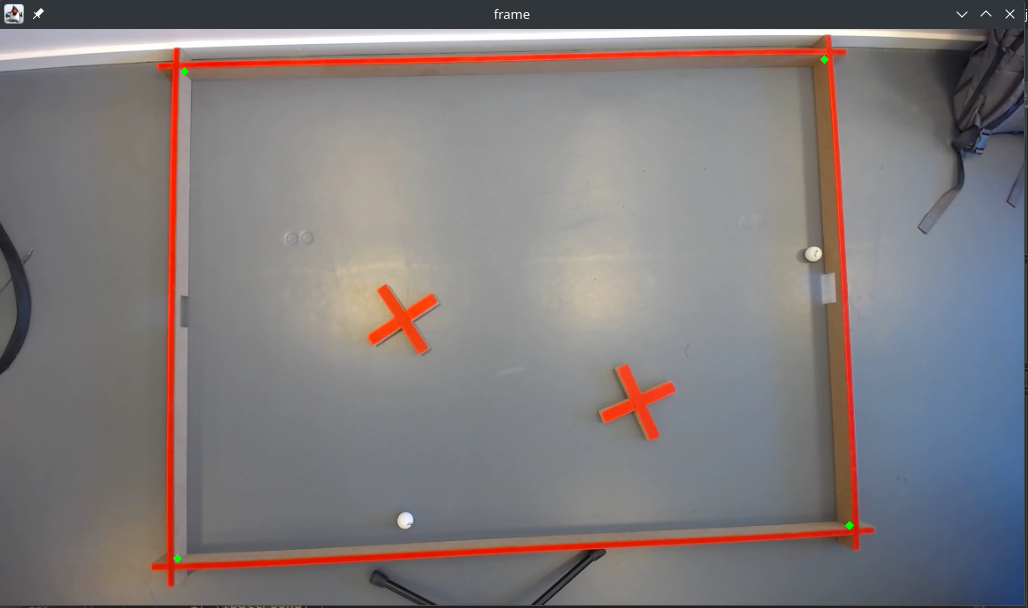
#> input picture remote/src/test/java/resources/courseTest.png, 1028 x 608 px, given in place of the camera
$ python main.py
#> lines starting #> are read from the running program, lines starting #| are printed output that depends on the picture; after the words box and inside, x2 and y2 are one past the last pixel; in counts of white or black regions, pixels touching at a corner belong together
import math
import numpy as np
import cv2 as cv


def getCourseLinesFromFramesWithContours(frame_):
    # Convert to hsv color space to better detect the red color
    hsvFrame = cv.cvtColor(frame_, cv.COLOR_BGR2HSV)

    # Lower and upper RGB values for detection
    lower = np.array([0, 150, 150])
    upper = np.array([10, 255, 255])

    red_mask = cv.inRange(hsvFrame, lower, upper)

    # Remove everything other than the mask
    courseFrame = cv.bitwise_and(frame_, frame_, mask=red_mask)

    # Apply grayframe and blurs for noise reduction
    grayFrame = cv.cvtColor(courseFrame, cv.COLOR_BGR2GRAY)
    blurFrame = cv.GaussianBlur(grayFrame, (7, 7), 0)

    contours, _ = cv.findContours(blurFrame, cv.RETR_LIST, cv.CHAIN_APPROX_SIMPLE)

    for contour in contours:
        # Approximate contour to a polygon
        approx = cv.approxPolyDP(contour, 0.01 * cv.arcLength(contour, True), True)
        # Check if polygon has four vertices (i.e., is a rectangle)
        if len(approx) == 4:
            # Draw rectangle around the polygon
            cv.drawContours(frame_, [approx], 0, (0, 255, 0), 2)
            # Return the array of lines with x and y coordinates
            return approx


def getOrangeBall(frame_):
    hsvFrame = cv.cvtColor(frame_, cv.COLOR_BGR2HSV)

    # Lower and upper RGB values for detection
    lower = np.array([10, 140, 230])
    upper = np.array([255, 255, 255])

    orange_mask = cv.inRange(hsvFrame, lower, upper)

    # Remove everything other than the mask
    mask = cv.bitwise_and(frame_, frame_, mask=orange_mask)

    # Apply grayFrame
    grayFrame = cv.cvtColor(mask, cv.COLOR_BGR2GRAY)

    # Apply blur for better edge detection
    blurFrame = cv.GaussianBlur(grayFrame, (7, 7), 0)

    orange_circle = cv.HoughCircles(image=blurFrame,
                                    method=cv.HOUGH_GRADIENT,
                                    dp=1,
                                    minDist=5,
                                    param1=25,  # gradient value used in the edge detection
                                    param2=15,  # lower values allow more circles to be detected (false positives)
                                    minRadius=1,  # limits the smallest circle to this size (via radius)
                                    maxRadius=7  # similarly sets the limit for the largest circles
                                    )

    if orange_circle is not None:
        orange_circle = np.uint(orange_circle)
        for (x, y, r) in orange_circle[0, :]:
            # draw the circle
            cv.circle(frame, (x, y), r, (100, 255, 100), 1)
        return orange_circle


# https://docs.opencv.org/4.x/da/d53/tutorial_py_houghcircles.html
def getCirclesFromFrames(frame_):
    # Apply grayFrame
    grayFrame = cv.cvtColor(frame_, cv.COLOR_BGR2GRAY)

    # Pixel values under 175 is ignored
    _, binary_frame = cv.threshold(grayFrame, 185, 255, cv.THRESH_BINARY)

    cv.imshow("binary frame", binary_frame)

    # Apply blur for noise reduction
    blurFrame = cv.GaussianBlur(binary_frame, (7, 7), 0)

    # These configurations works okay with the current course setup
    white_circles = cv.HoughCircles(image=blurFrame,
                                    method=cv.HOUGH_GRADIENT,
                                    dp=1,
                                    minDist=5,
                                    param1=20,  # gradient value used in the edge detection
                                    param2=10,  # lower values allow more circles to be detected (false positives)
                                    minRadius=1,  # limits the smallest circle to this size (via radius)
                                    maxRadius=6  # similarly sets the limit for the largest circles
                                    )

    if white_circles is not None:
        white_circles = np.uint(white_circles)
        for (x, y, r) in white_circles[0, :]:
            # draw the circle
            cv.circle(frame, (x, y), r, (0, 255, 0), 1)
        return white_circles


# Calculate the distance given two points. Mostly used for accuracy tests
def distance_in_pixels(x1, y1, x2, y2):
    return math.sqrt(math.pow((x2 - x1), 2) + math.pow((y2 - y1), 2))


# Test distance between 2 balls
def accuracy_test(balls_test):
    if len(balls) == 2:
        one = balls_test[0]
        two = balls_test[1]
        dist = distance_in_pixels(one[0], one[1], two[0], two[1])
        print(dist)


# Width and height of course frame on the inner side in cm
real_width = 167
real_height = 122

video = cv.VideoCapture(0)

while True:
    # grab the current frame
    ret, frame = video.read()
#> frame is the input picture: shape (608, 1028, 3); mean B, G, R 123.5, 122.5, 127.6

    # If no frame is read, return
    if not ret:
        break

    lines = getCourseLinesFromFramesWithContours(frame)
#> in getCourseLinesFromFramesWithContours, `hsvFrame = cv.cvtColor(frame_, cv.COLOR_BGR2HSV)`: hsvFrame: shape (608, 1028, 3); mean H, S, V 70.4, 32.4, 135.2
#> in getCourseLinesFromFramesWithContours, `red_mask = cv.inRange(hsvFrame, lower, upper)`:
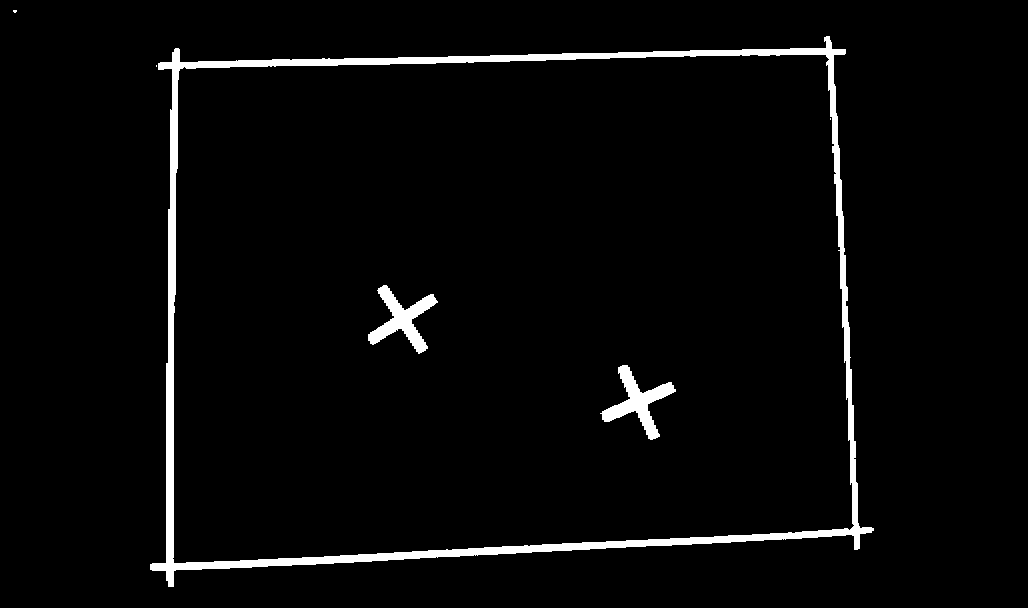
#> red_mask: shape (608, 1028); 3.2% white; 6 white regions (3 under 20 px)
#> in getCourseLinesFromFramesWithContours, `courseFrame = cv.bitwise_and(frame_, frame_, mask=red_mask)`:
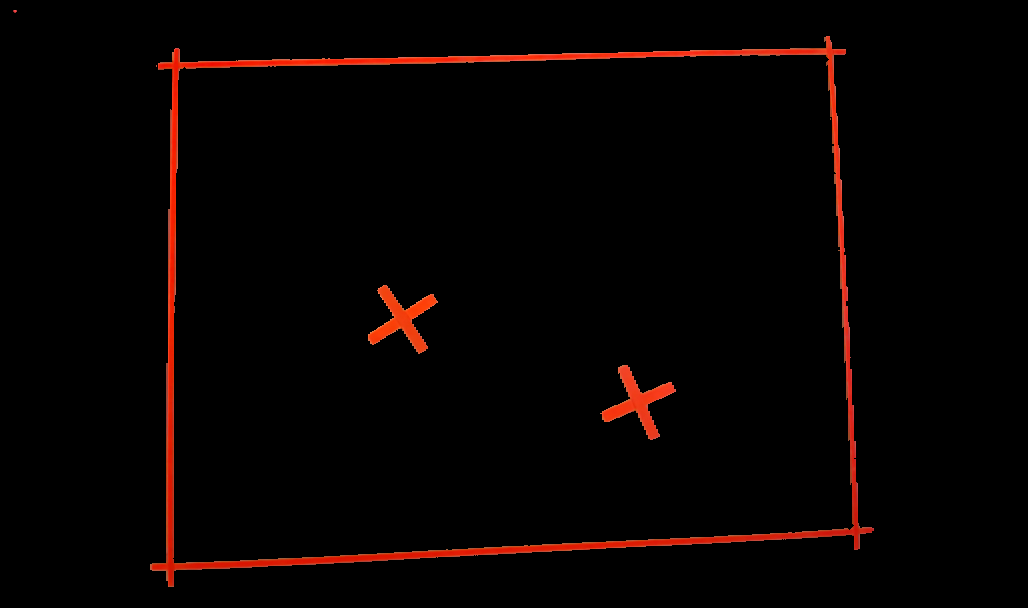
#> courseFrame: shape (608, 1028, 3); mean B, G, R 0.8, 1.8, 7.2
#> in getCourseLinesFromFramesWithContours, `grayFrame = cv.cvtColor(courseFrame, cv.COLOR_BGR2GRAY)`:
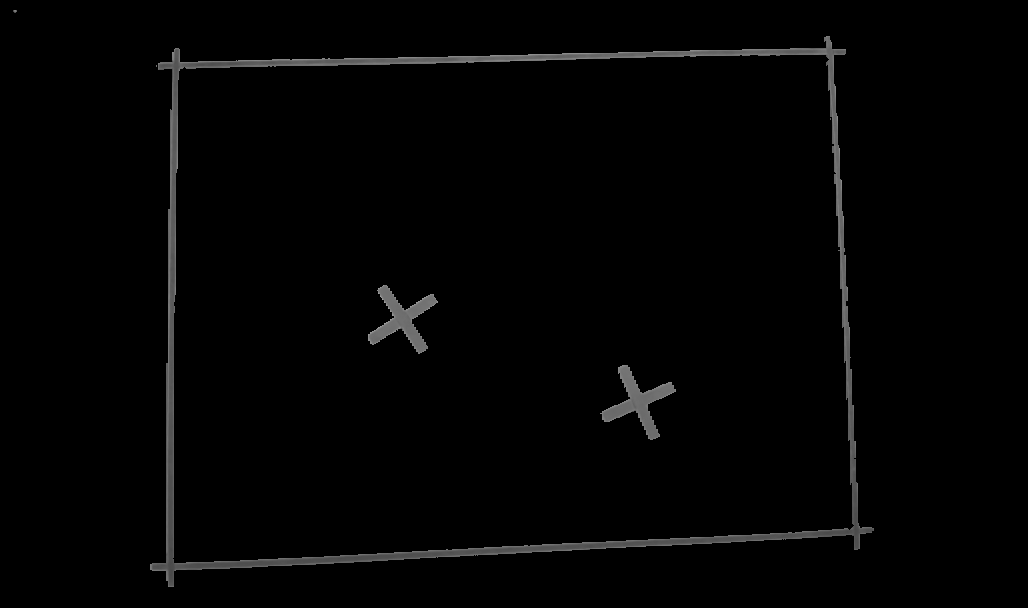
#> grayFrame: shape (608, 1028); min 0, max 162, mean 3.3
#> in getCourseLinesFromFramesWithContours, `contours, _ = cv.findContours(blurFrame, cv.RETR_LIST, cv.CHAIN_APPROX..`: contours = 5 contours; box (x1, y1, x2, y2) and area: (147, 33, 877, 590) 346247, (176, 57, 850, 561) 317000, (597, 362, 679, 443) 2732, (365, 282, 441, 357) 2730, (10, 7, 20, 16) 60
#> the loop in getCourseLinesFromFramesWithContours, `for contour in contours:` made 3 passes
#> approx on pass 3: [[824, 58], [848, 525], [176, 559], [183, 71]]
#> after the loop in getCourseLinesFromFramesWithContours, `for contour in contours:`:
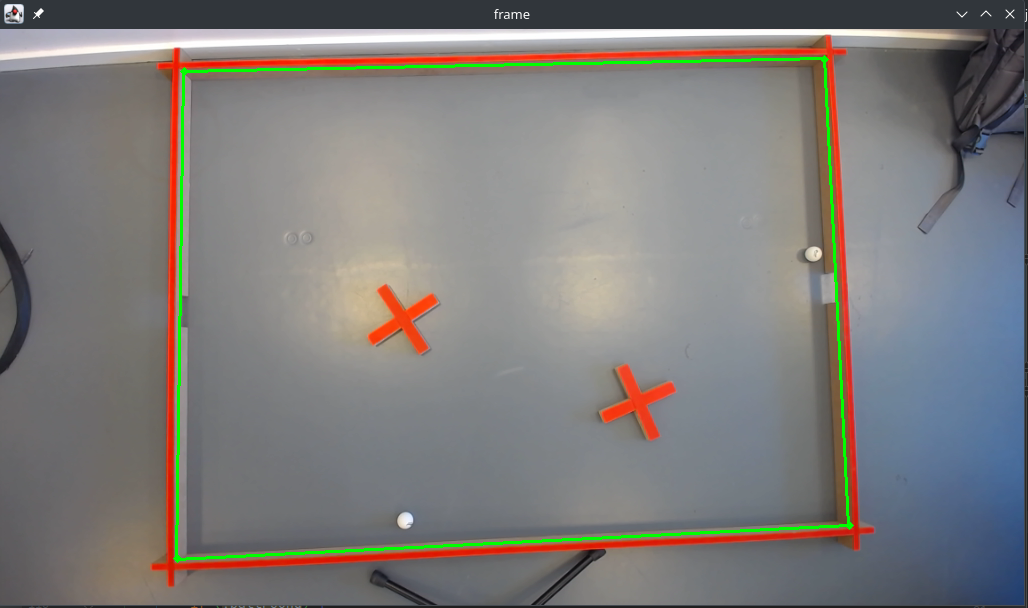
#> frame_: shape (608, 1028, 3); 1.07% of pixels changed, all inside (x1, y1, x2, y2) = (175, 57, 850, 561)
#> lines = [[824, 58], [848, 525], [176, 559], [183, 71]]

    if lines is None:
        print("No course frame found")
    else:
        if len(lines) == 4:
            # Origin
            offset = lines[0][0]
#> offset = [824, 58]
            #print(f"Offset: ${offset}")

            # Calculate corners x and y with offset
            corners = [point - offset for point in lines]
#> corners = [[[0, 0]], [[24, 467]], [[-648, 501]], [[-641, 13]]]

            # Unpack a layer of nested array that is not needed. TODO: Check where this extra array comes from
            [corners] = [corners]

            # Unpack two points for each point that of the length of the course frame contains x and y coordinates
            [top_left], [top_right], [bottom_right], [bottom_left] = corners
#> top_left = [0, 0]; top_right = [24, 467]; bottom_right = [-648, 501]; bottom_left = [-641, 13]

            # Find conversion factor by real-world width and calculated pixel width
            conversion_factor = real_width / distance_in_pixels(top_left[0], top_left[1], top_right[0], top_right[1])
#> conversion_factor = 0.357

            # Calculate irl-coordinates for the corners
            irl_corners = [corner * conversion_factor for corner in corners]
#> irl_corners = [[[0, 0]], [[8.57, 166.8]], [[-231.4, 178.9]], [[-228.9, 4.64]]]

            #print("Corner coordinates")
            #print(irl_corners)

            orange_ball = getOrangeBall(frame)
#> in getOrangeBall, `hsvFrame = cv.cvtColor(frame_, cv.COLOR_BGR2HSV)`: hsvFrame: shape (608, 1028, 3); mean H, S, V 70.9, 34.4, 136.4
#> in getOrangeBall, `orange_mask = cv.inRange(hsvFrame, lower, upper)`:
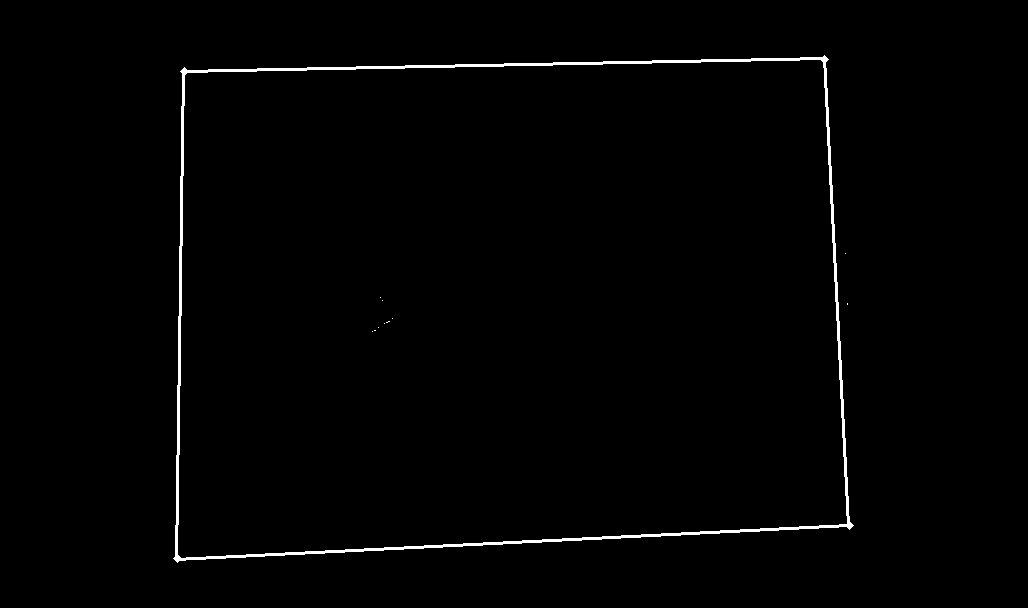
#> orange_mask: shape (608, 1028); 1.1% white; 11 white regions (10 under 20 px), largest, box (x1, y1, x2, y2) and area: (173, 55, 854, 563) 6871
#> in getOrangeBall, `orange_circle = cv.HoughCircles(image=blurFrame, method=cv.HOUGH_GRADI..`: orange_circle = None

            if orange_ball is not None:
                # Calculate irl_coordinates for the balls
                ball = [ball * conversion_factor for ball in orange_ball[0, :]]

                # Unpack outer array of nested array that is not needed
                [ball] = [ball]

                # Print irl-coordinates for the orange ball
                print("Orange ball: ")
                print(ball)

            circles = getCirclesFromFrames(frame)
#> in getCirclesFromFrames, `grayFrame = cv.cvtColor(frame_, cv.COLOR_BGR2GRAY)`:
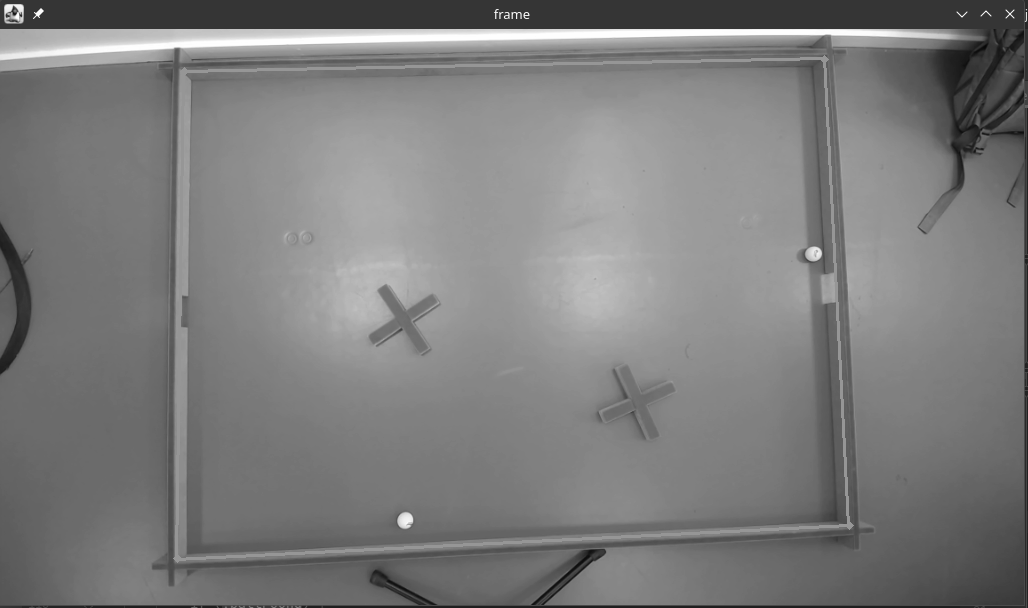
#> grayFrame: shape (608, 1028); min 7, max 255, mean 124.5
#> in getCirclesFromFrames, `_, binary_frame = cv.threshold(grayFrame, 185, 255, cv.THRESH_BINARY)`:
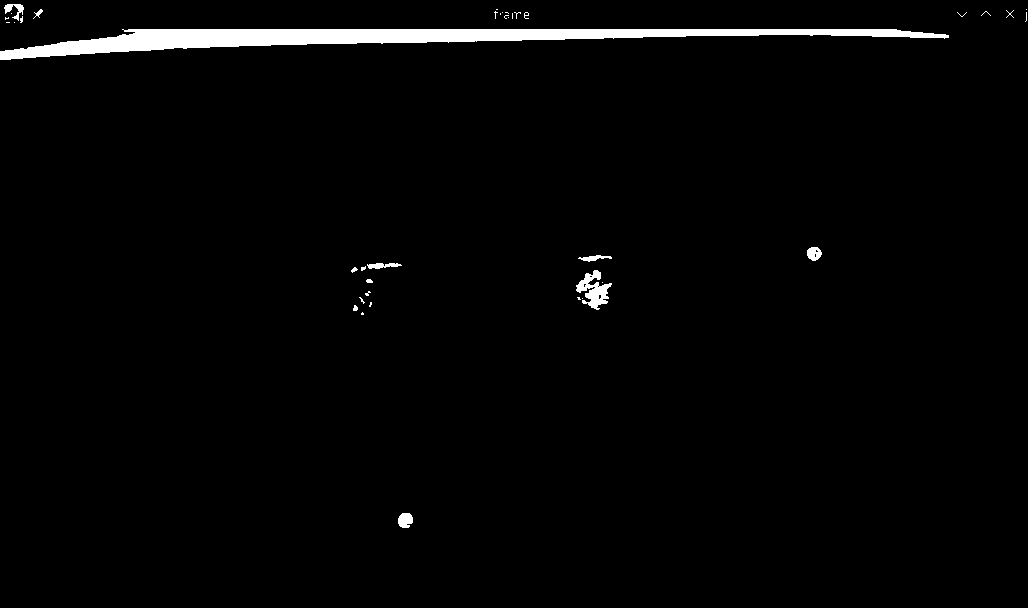
#> binary_frame: shape (608, 1028); 2.1% white; 39 white regions (28 under 20 px), largest, box (x1, y1, x2, y2) and area: (0, 29, 949, 60) 11150, (576, 270, 612, 310) 676, (398, 513, 413, 528) 182
#> in getCirclesFromFrames, `white_circles = cv.HoughCircles(image=blurFrame, method=cv.HOUGH_GRADI..`: white_circles = [[595.5, 275.5, 5.2], [7.5, 7.5, 3.8], [20.5, 19.5, 2.4], [6.5, 18.5, 2.4], [37.5, 13.5, 2], [512.5, 15.5, 2.4], [1009.5, 13.5, 2], [12.5, 11.5, 4], [18.5, 8.5, 4]]
#> in getCirclesFromFrames, `white_circles = np.uint(white_circles)`: white_circles = [[595, 275, 5], [7, 7, 3], [20, 19, 2], [6, 18, 2], [37, 13, 2], [512, 15, 2], [1009, 13, 2], [12, 11, 4], [18, 8, 4]]
#> the loop in getCirclesFromFrames, `for (x, y, r) in white_circles[0, :]:` made 9 passes
#> after the loop in getCirclesFromFrames, `for (x, y, r) in white_circles[0, :]:`: frame: shape (608, 1028, 3); 0.02% of pixels changed, all inside (x1, y1, x2, y2) = (4, 4, 1012, 281)
#> circles has the same summary as white_circles in getCirclesFromFrames

            if circles is not None:
                # Calculate irl_coordinates for the balls
                balls = [ball * conversion_factor for ball in circles[0, :]]
#> balls = [[212.5, 98.21, 1.79], [2.5, 2.5, 1.07], [7.14, 6.79, 0.714], [2.14, 6.43, 0.714], [13.21, 4.64, 0.714], [182.9, 5.36, 0.714], [360.3, 4.64, 0.714], [4.29, 3.93, 1.43], [6.43, 2.86, 1.43]]

                # Unpack outer array of nested array that is not needed
                [balls] = [balls]

                # Print irl-coordinates for all white balls
                print("White balls: ")
                print(balls)
#> (printed output is left out)

    cv.imshow("frame", frame)

    if cv.waitKey(1000) & 0xFF == ord('q'):
#> (key q is pressed here)
        break

video.release()
cv.destroyAllWindows()
